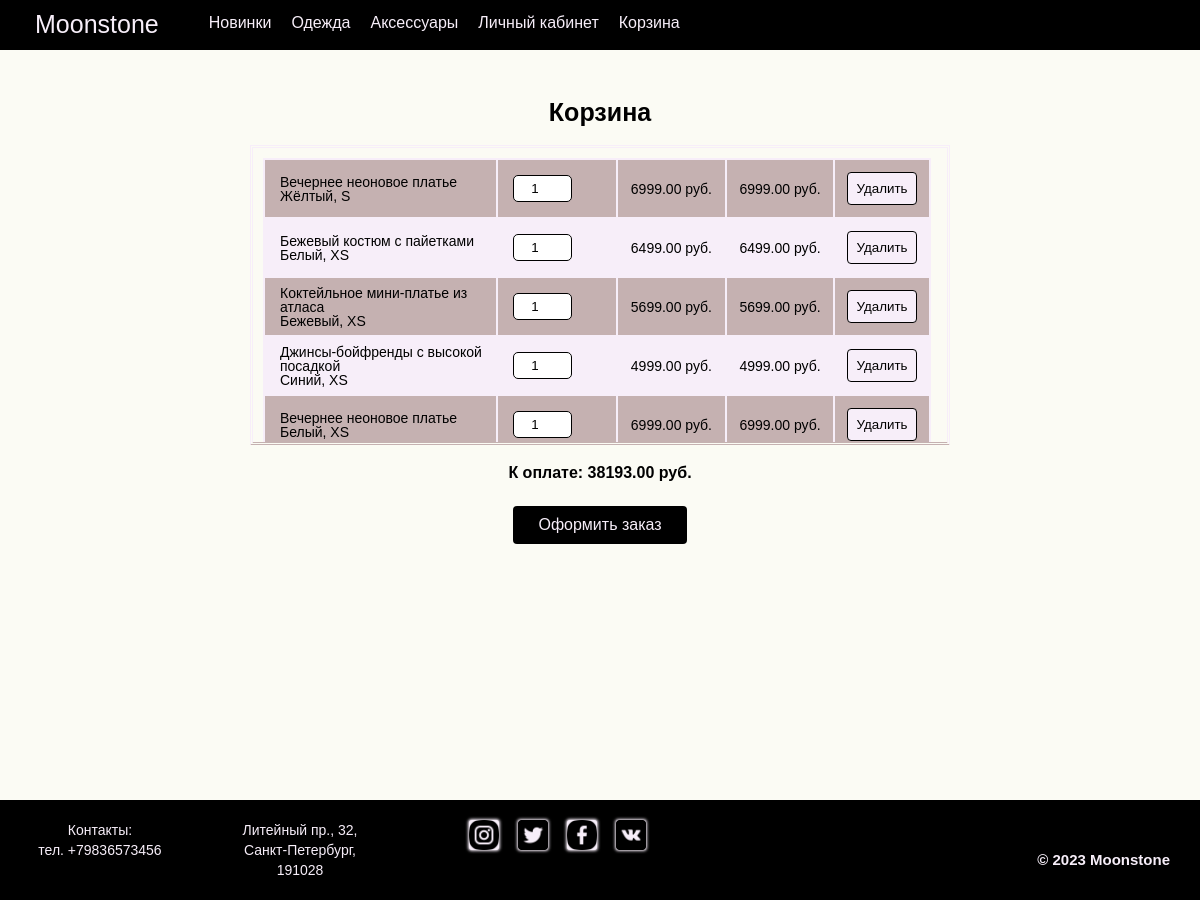
The app's page /cart/ (signed in) with its own data.
### shop/models.py (models this page shows, shortened)
class Cart(models.Model):
    user = models.ForeignKey(User, on_delete=models.CASCADE)
    product = models.ForeignKey(Product, on_delete=models.CASCADE)
    quantity = models.IntegerField(default=1)
    created_at = models.DateTimeField(auto_now_add=True)
    color = models.CharField(max_length=50, default='Белый', null=True)
    size = models.CharField(max_length=20, default='One',null=True)
    def get_total_price(self):
        return self.product.price * self.quantity
    def get_cart_total(self):
        return sum(item.get_total_price() for item in Cart.objects.filter(user=self.user))

class Product(models.Model):
    CATEGORY_CHOICES = (
        ('clothing', 'Clothing'),
        ('accessories', 'Accessories'),
    )
    category = models.CharField(max_length=20, choices=CATEGORY_CHOICES, default='Clothing', null=True)
    name = models.CharField(max_length=255)
    description = models.TextField()
    price = models.DecimalField(max_digits=10, decimal_places=2)
    image = models.ImageField(upload_to='product_images')
    colors = models.ManyToManyField(Color)
    sizes = models.ManyToManyField(Size)
    class Meta:
        ordering = ['-id']

### shop/views.py (the view, shortened to what this page needs)
# urls.py: path('cart/', views.cart_detail, name='cart_detail'),
@login_required
def cart_detail(request):
    cart = Cart.objects.filter(user=request.user).all()
    context = {
        'cart': cart,
    }
    return render(request, 'shop/cart_detail.html', context)

### templates/shop/cart_detail.html (shortened to what this page needs)
{% extends 'shop/base.html' %}
{% load static %}
{% block content %}
<div class="cart__body">
  <h1>Корзина</h1>
  {% if cart %}
  <table>
    <tbody>
      {% for item in cart %}
      <tr>
        <td>{{ item.product.name }} <br> {{ item.color }}, {{ item.size }}</td>
        <td>
          <form method="POST" action="{% url 'shop:cart_detail' %}" class="update-form">
            <input type="number" name="quantity" value="{{ item.quantity }}" min="1" max="10" step="1" class="quantity-input">
          </form>
        </td>
        <td class="price">{{ item.product.price }} руб.</td>
        <td class="total-price">{{ item.get_total_price }} руб.</td>
        <td>
          <form method="POST" action="{% url 'shop:cart_detail' %}">
            <button class="cart__delete" type="submit">Удалить</button>
          </form>
        </td>
      </tr>
      {% endfor %}
    </tbody>
  </table>
  <p class="cart__price">К оплате: {{ cart.0.get_cart_total }} руб.</p>
  <form class="cart__checkout" method="post" action="{% url 'shop:checkout' %}">
    <button class="cart__checkout__button">Оформить заказ</button>
  </form>
  {% else %}
  <div class="button__cart">
    <p>В вашей корзине нет покупок</p>
    <button class="button__cart__get"> <a href="{% url 'shop:product_list_2' %}" class="btn btn-primary">Перейти к покупкам</a></button>
  </div>
  {% endif %}
</div>
{% endblock %}

### static/css/style.css (style rules this page uses)
* { padding: 0; margin: 0; border: 0; }
*, *:before, *:after { -moz-box-sizing: border-box; -webkit-box-sizing: border-box; box-sizing: border-box; }
html, body { height: 100%; width: 100%; font-size: 100%; line-height: 1; font-size: 14px; -ms-text-size-adjust: 100%; -moz-text-size-adjust: 100%; -webkit-text-size-adjust: 100%; }
input, button, textarea { font-family: inherit; }
button { cursor: pointer; }
h1, h2, h3, h4, h5, h6 { font-size: inherit; font-weight: 400; }
body { font-family: 'Gilroy-Medium', sans-serif; min-height: 100vh; height: 100%; }
.cart__body { padding-top: 50px; position: relative; height: 700px; padding-bottom: 100px; text-align: center; max-width: 100%; }
.cart__body h1 { padding-top: 50px; padding-bottom: 20px; font-size: 25px; font-weight: 700; }
.cart__body table { table-layout: auto; max-width: 700px; margin: 0 auto; border-collapse: collapse; border: 3px solid #f7eef9; max-height: 300px; overflow-y: auto; display: flex; border-bottom: 3px solid #c5b1b1; border-style: double; padding: 10px; }
.cart__body tr { height: 50px; text-align: left; padding-left: 20px; border: 2px solid #f7eef9; }
.cart__body tr:nth-child(odd) { background-color: #c5b1b1; }
.cart__body tr:nth-child(even) { background-color: #f7eef9; }
.cart__body td { border: 2px solid #f7eef9; text-align: center; }
.cart__body td:first-child { width: 35%; padding-left: 15px; text-align: left; }
.cart__body form input[type="number"] { display: block; width: 50%; padding: 5px; margin: 15px; border: 1px solid #000; border-radius: 5px; text-align: center; }
.cart__delete { padding: 8px 9px; border: 1px solid #000; border-radius: 4px; background-color: #f7eef9; }
.cart__price { padding-top: 20px; font-size: 16px; font-weight: 700; }
.cart__checkout { margin: 20px; padding: 5px 25px; border-radius: 4px; color: #f7eef9; font-size: 16px; }
.cart__checkout__button { padding: 10px 25px; border-radius: 4px; background-color: #000000; color: #f7eef9; font-size: 16px; }
.history__body table, th, td { border: 1px solid #f7eef9; }

### records on screen
Cart: product.name "Вечернее неоновое платье", color "Жёлтый", size "S", quantity "1", product.price "6999.00", get_total_price "6999.00", user+product+quantity "38193.00"
Cart: product.name "Бежевый костюм с пайетками", color "Белый", size "XS", quantity "1", product.price "6499.00", get_total_price "6499.00"
Cart: product.name "Коктейльное мини-платье из атласа", color "Бежевый", size "XS", quantity "1", product.price "5699.00", get_total_price "5699.00"
Cart: product.name "Джинсы-бойфренды с высокой посадкой", color "Синий", size "XS", quantity "1", product.price "4999.00", get_total_price "4999.00"
Cart: product.name "Вечернее неоновое платье", color "Белый", size "XS", quantity "1", product.price "6999.00", get_total_price "6999.00"
